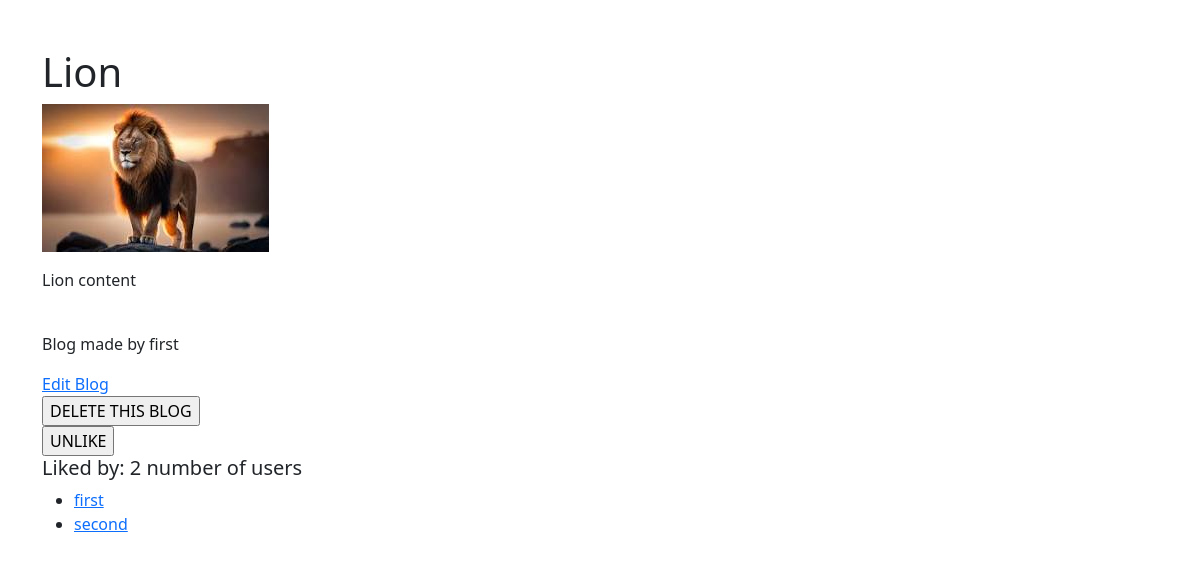
Page /blog/1 (signed in) on the committed database.
### application/models.py (models this page shows, shortened)
class Blog(db.Model):
    id = db.Column(db.Integer, primary_key=True)
    title = db.Column(db.String(150), nullable=False)
    content = db.Column(db.String(500), nullable=False)
    image_url = db.Column(db.String(150), nullable=True) # storing path for the image
    timestamp = db.Column(db.DateTime, default = datetime.utcnow)
    user_id = db.Column(db.Integer, db.ForeignKey('user.id'), nullable=False)

class User(db.Model):
    id = db.Column(db.Integer, primary_key=True)
    username = db.Column(db.String(20), nullable=False, unique=True) # 20 here is the character limit on the username attribute
    password = db.Column(db.String(100), nullable=False)
    blogs = db.relationship('Blog', backref = 'author') # one to many
    liked_blogs = db.relationship('Blog', backref='likers', secondary='likes') #many to many
    def has_liked(self, blog):
        return Like.query.filter_by(user_id = self.id, blog_id = blog.id).count() > 0

### application/controllers.py (the view)
@app.route('/blog/<int:id>') # id here is the blog id of the blog that the user wants to read
def blog(id):
    particular_blog = Blog.query.get(id)
    current_user = User.query.filter_by(username=session['username']).first()
    print(current_user.has_liked(particular_blog))
    count = (len(particular_blog.likers))
    return render_template('blog.html', blog=particular_blog, current_user=current_user, count = count)

### templates/blog.html
{% extends "base.html" %} {% block content %}
<div class="container mt-5">
  <h1>{{ blog.title }}</h1>
  {% if blog.image_url %}
  <img
    src="{{ url_for('static', filename= 'images/' + blog.image_url )}}"
    alt="blog image here"
  />
  {% endif %}
  <br />
  <p class="mt-3">{{ blog.content }}</p>
  <br />
  <p>Blog made by {{ blog.author.username }}</p>
  {% if session['username'] == blog.author.username %}
  <a href="{{ url_for('edit_blog', id = blog.id)}}">Edit Blog</a>
  <form
    action="{{ url_for('delete_blog', id=blog.id )}}"
    method="post"
    onsubmit="return confirm('Are you sure you want to delete this blog?')"
  >
    <input type="submit" value="DELETE THIS BLOG" />
  </form>
  {% endif %} {% if not current_user.has_liked(blog) %}
  <form action="{{ url_for('like_blog', id=blog.id )}}" method="POST">
    <input type="submit" value="LIKE" />
  </form>
  {% else %}
  <form action="{{ url_for('unlike_blog', id=blog.id )}}" method="POST">
    <input type="submit" value="UNLIKE" />
  </form>
  {% endif %}
  <h5>Liked by: {{count}} number of users</h5>
  <ul>
    {% for user in blog.likers %}
    <li>
      <a href="{{ url_for('user_profile', username=user.username )}}">
        {{user.username}}</a
      >
    </li>
    {% endfor %}
  </ul>
</div>
{% endblock %}

### rows in the picture
Blog: title "Lion", image_url (picture), content "Lion content"
User: author.username "first", username "first"
User: username "second"

### other values in the picture
{{ count }} "2"
